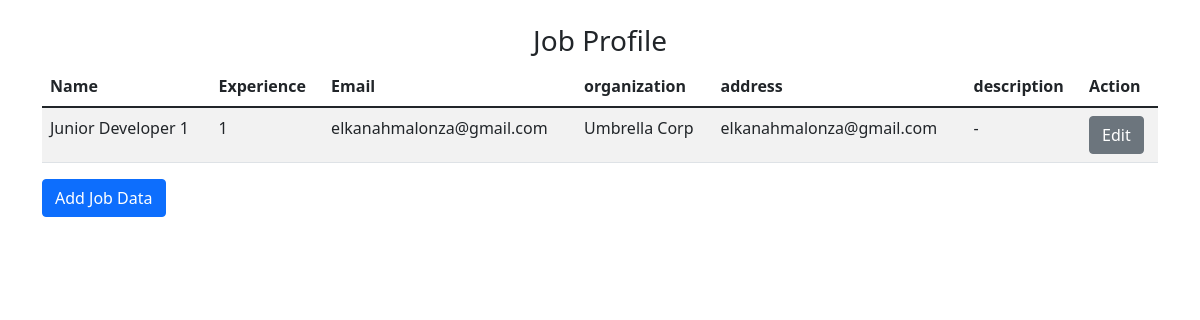
The app's page /job/profiles/ with its own data.
### settings/models.py (models this page shows, shortened)
class BaseModel(models.Model):
	date_created = models.DateTimeField('Date Created', auto_now_add=True)
	class Meta:
		abstract = True
		ordering=("id",)

class JobProfile(BaseModel):
	name = models.CharField('Name', max_length=200)
	experience = models.CharField('Experience', max_length=200, null=True)
	description = models.TextField('Description', null=True)
	organization = models.CharField('Organization', max_length=200)
	address = models.TextField('Address', null=True)
	email = models.CharField('Link', max_length=1000, null=True)

### letter_builder/views.py (the view)
# urls.py: path('job/profiles/', JobProfileView.as_view(), name="job-profiles"),
class JobProfileView(generic.ListView):
	model = JobProfile

### settings/templates/settings/jobprofile_list.html (shortened to what this page needs)
{% extends "settings/base.html" %}
{% load static %}
{% block content %}
<div class="row text-center">
		<h3>Job Profile</h3>
	</div>
	<div class="row">
		<div class="col-12">
			<table class="table table-striped">
				<thead>
				    <tr>
				    	<th scope="col">Name</th>
				      	<th scope="col">Experience</th>
				      	<th scope="col">Email</th>
				      	<th scope="col">organization</th>
				      	<th scope="col">address</th>
				      	<th scope="col">description</th>
				      	<th scope="col">Action</th>
				    </tr>
				</thead>
				<tbody>
				{% for obj in object_list %}
				    <tr>
				      	<td>{{obj.name}}</td>
				      	<td>{{obj.experience}}</td>
				      	<td>{{obj.email}}</td>
				      	<td>{{obj.organization}}</td>
				      	<td>{{obj.address}}</td>
				      	<td>{{obj.description}}</td>
				      	<td><a href="{% url 'edit-job-profile' obj.id %}" class="btn btn-secondary">Edit</a></td>
				    </tr>
				{% empty %}
					<tr>
						<td colspan="5" class="text-center">No Job Data...<a href="{% url 'add-job-profile' %}">Click Here to add.</a></td>
					</tr>
				{% endfor %}
				</tbody>
			</table>
		</div>
		<div class="col-12">
			<a href="{% url 'add-job-profile' %}" class="btn btn-primary">Add Job Data</a>
		</div>
	</div>
{% endblock %}

### records on screen
JobProfile: name "Junior Developer 1", experience "1", email "elkanahmalonza@gmail.com", organization "Umbrella Corp", address "elkanahmalonza@gmail.com", description "-"
